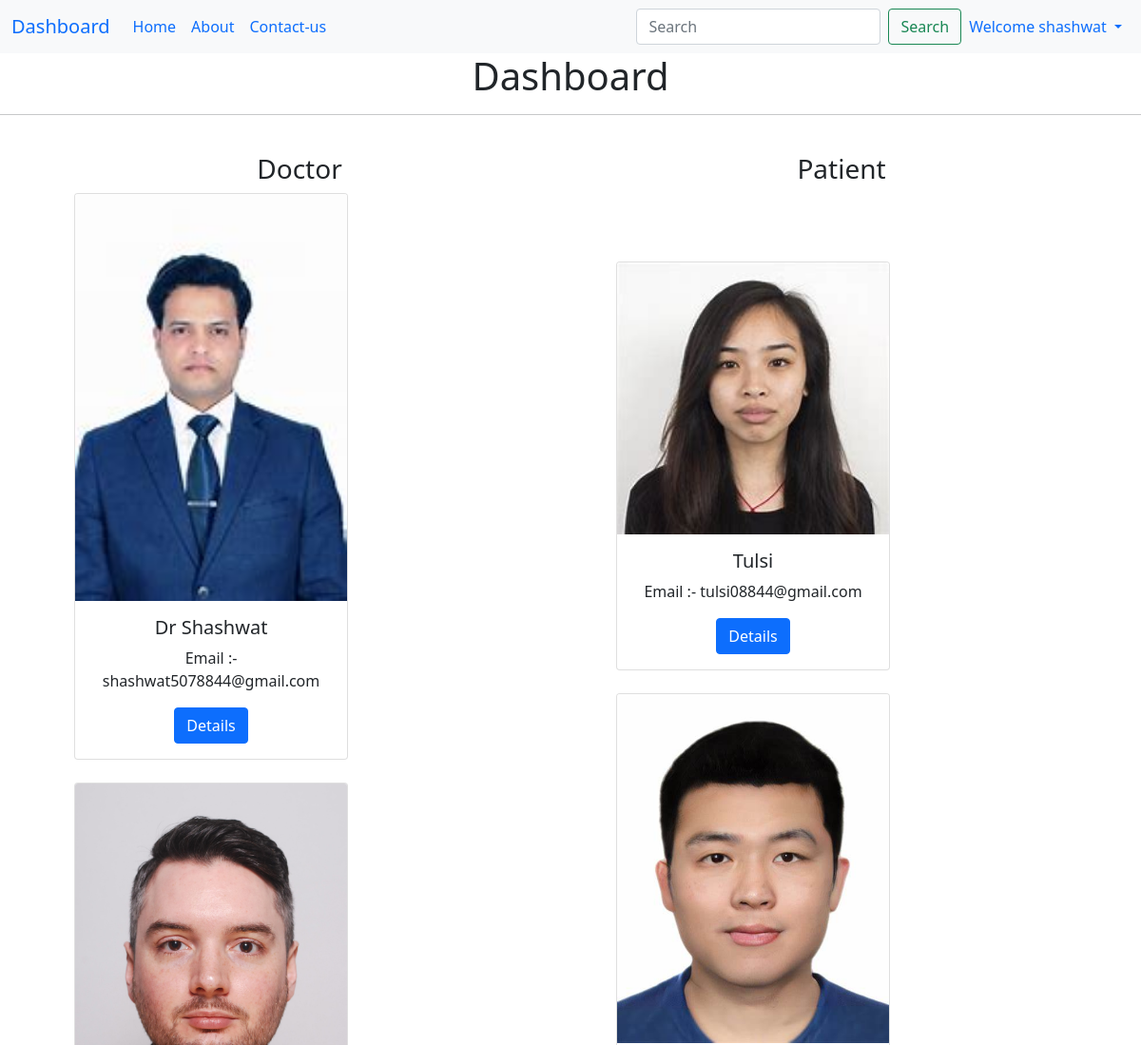
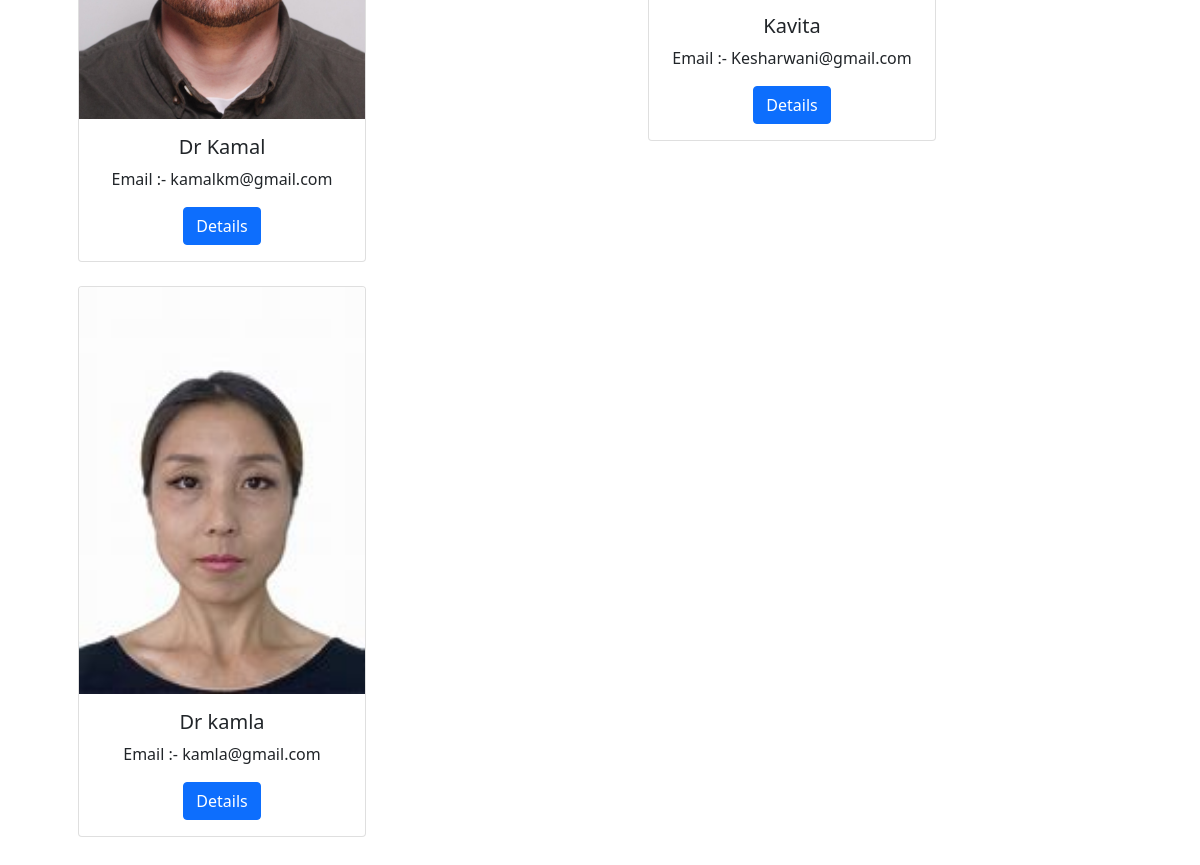
The app's page / (signed in) with its own data (2 pictures, top to bottom).
### account/models.py (models this page shows, shortened)
class BaseModel(models.Model):
    uid = models.UUIDField(default = uuid.uuid4, editable = False, primary_key = True)
    create_at = models.DateTimeField(auto_now_add = True)
    updated_at = models.DateTimeField(auto_now_add = True)
    class Meta:
        abstract = True

class detail(BaseModel):
    type = models.CharField(max_length = 70)
    fname = models.CharField(max_length = 50)
    lname = models.CharField(max_length = 50)
    profile_pic = models.ImageField(upload_to = 'images')
    username  = models.CharField(max_length = 50)
    email = models.EmailField()
    password = models.CharField(max_length = 50)
    address = models.CharField(max_length = 50)
    city = models.CharField(max_length = 50)
    state = models.CharField(max_length = 50)
    pincode = models.CharField(max_length = 50)

### home/views.py (the view)
# urls.py: 2. Add a URL to urlpatterns:  path('', views.home, name='home')
def home(request):
    obj = detail.objects.all()
    data = {
        'obj':obj
    }
    return render(request,'home.html',data)

### template/home.html (shortened to what this page needs)
{% extends 'base.html' %}
{% block body %}
<h1 class="text-center">Dashboard</h1>
<hr>
<div class="container px-4 text-center">
  <div class="row gx-5">
    <div class="col">
      <div class="p-4">
        <h3>Doctor</h3>
        {% for i in obj %}
        {% if i.type == "Doctor" %}
        <div class="card" style="width: 18rem;">
            <img src="/media/{{i.profile_pic}}" width="70%" class="card-img-top" alt="...">
          <div class="card-body">
            <h5 class="card-title"> Dr {{i.fname}}</h5>
            <p class="card-text">Email :- {{i.email}}</p>
            {% if user.is_authenticated %}
            <a href="/slug/{{i.uid}}" class="btn btn-primary">Details</a>
            {% endif %}
          </div>
        </div>
        {% endif %}
        <br>
        {% endfor %}
      </div>
    </div>
    <div class="col">
      <div class="p-4">
        <h3>Patient</h3>
        {% for i in obj %}
        {% if i.type == "Patient" %}
        <div class="card" style="width: 18rem;">
            <img src="/media/{{i.profile_pic}}" height="0%" class="card-img-top" alt="...">
          <div class="card-body">
            <h5 class="card-title">{{i.fname}}</h5>
            <p class="card-text">Email :- {{i.email}}</p>
            {% if user.is_authenticated %}
            <a href="/slug/{{i.uid}}" class="btn btn-primary">Details</a>
            {% endif %}
          </div>
        </div>
        {% endif %}
        <br>
        {% endfor %}
      </div>
    </div>
  </div>
</div>
{% endblock %}

### template/base.html (shortened to what this page needs)
<!doctype html>
<html lang="en">
<head>
    <link href="https://cdn.jsdelivr.net/npm/bootstrap@5.1.3/dist/css/bootstrap.min.css" rel="stylesheet"
>
</head>
<body>
    <nav class="navbar navbar-expand-lg bg-light">
        <div class="container-fluid">
            <a class="navbar-brand" href="/">Dashboard</a>
            <div class="collapse navbar-collapse" id="navbarSupportedContent">
                <ul class="navbar-nav me-auto mb-2 mb-lg-0">
                    <li class="nav-item">
                        <a class="nav-link active" aria-current="page" href="/">Home</a>
                    </li>
                    <li class="nav-item">
                        <a class="nav-link" href="/about">About</a>
                    </li>
                    <li class="nav-item">
                        <a class="nav-link" href="/contact">Contact-us</a>
                    </li>
                </ul>
                <form class="d-flex" role="search">
                    <input class="form-control me-2" type="search" placeholder="Search" aria-label="Search">
                    <button class="btn btn-outline-success" type="submit">Search</button>
                </form>
                {% if user.is_authenticated %}
                <ul class="navbar-nav ml-auto">
                  <li class="nav-item dropdown">
                    <a class="nav-link dropdown-toggle" href="#" role="button" data-bs-toggle="dropdown" aria-expanded="false">
                      Welcome {{request.user}}
                    </a>
                  </li>
                {% endif %}
            </div>
        </div>
    </nav>
    {% block body %}{% endblock %}
</body>
</html>

### records on screen
detail: profile_pic (picture), fname "Shashwat", email "shashwat5078844@gmail.com"
detail: profile_pic (picture), fname "Kamal", email "kamalkm@gmail.com"
detail: profile_pic (picture), fname "kamla", email "kamla@gmail.com"
detail: profile_pic (picture), fname "Tulsi", email "tulsi08844@gmail.com"
detail: profile_pic (picture), fname "Kavita", email "Kesharwani@gmail.com"

### other values on screen
{{ request.user }} "shashwat"
